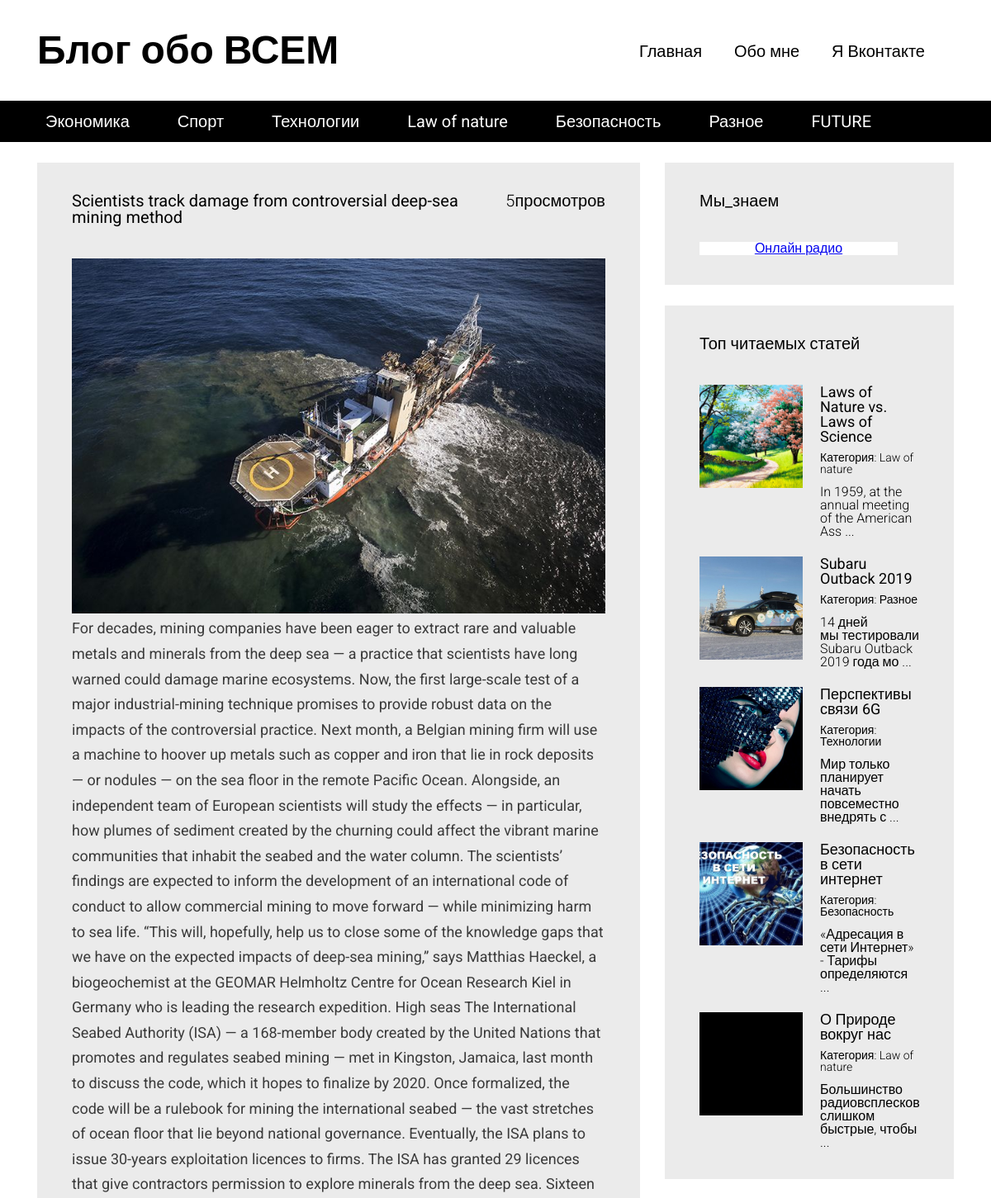
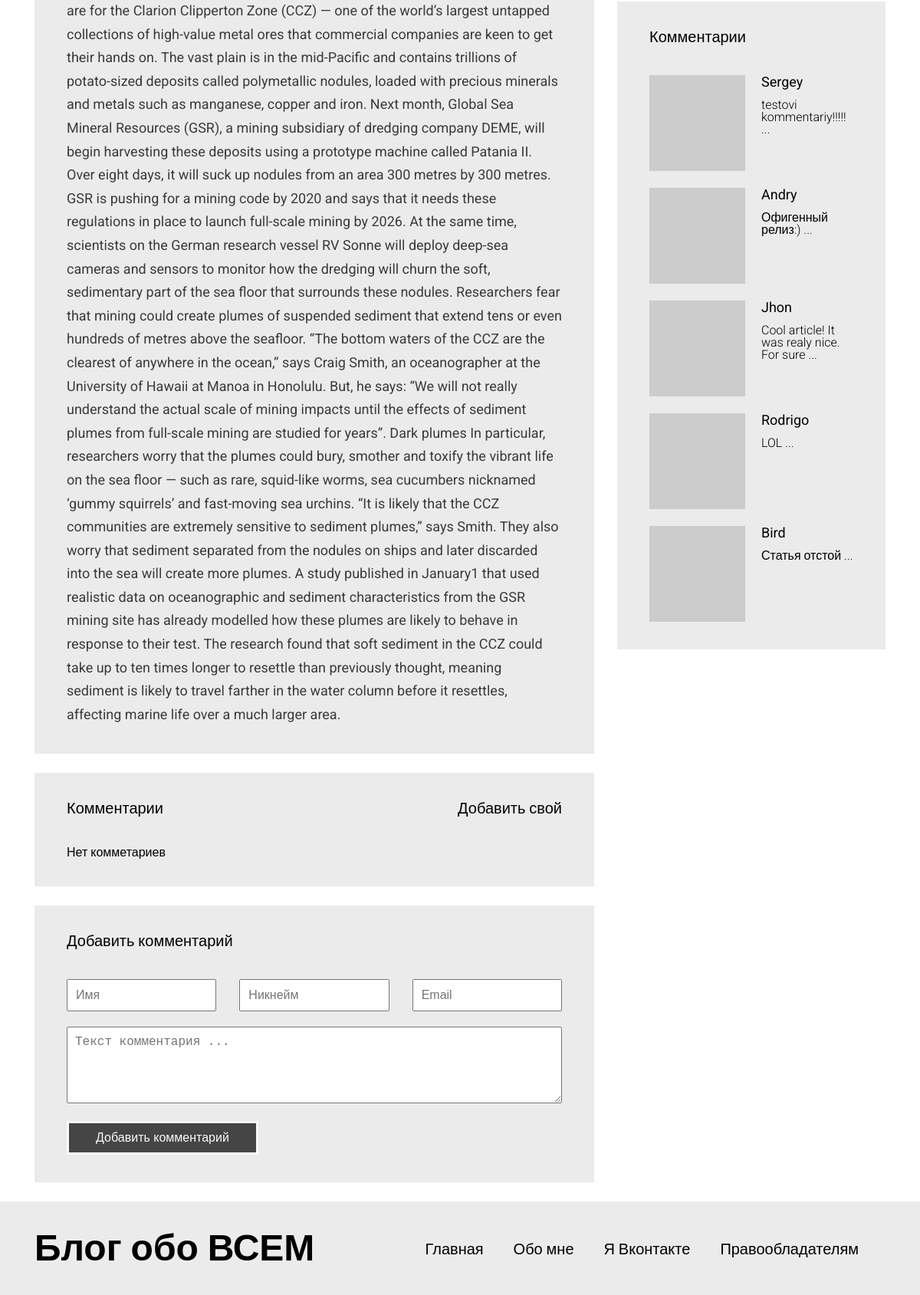
/article.php?id=13, run on the app's committed database (2 pictures, top to bottom).
### tables this page shows
CREATE TABLE `articles_categories` (
  `id` int(11) NOT NULL,
  `title` varchar(100) NOT NULL
);

CREATE TABLE `articles` (
  `id` int(11) NOT NULL,
  `title` varchar(255) DEFAULT NULL,
  `image` varchar(40) NOT NULL,
  `text` text,
  `category_id` int(11) DEFAULT NULL,
  `pubdate` datetime NOT NULL DEFAULT CURRENT_TIMESTAMP,
  `views` int(11) NOT NULL DEFAULT '0'
);

CREATE TABLE `comments` (
  `id` int(11) NOT NULL,
  `author` varchar(100) NOT NULL,
  `nickname` varchar(100) NOT NULL,
  `email` varchar(255) NOT NULL,
  `text` text NOT NULL,
  `pubdate` datetime NOT NULL,
  `articles_id` int(11) NOT NULL
);

### includes/config.php (called while the page is built, shortened)
<?php
$config = array(
	'title' => 'Блог обо ВСЕМ',
	'vk_url' => 'http://vk.com',
	'db' => array(
		'server' => 'localhost',
		'username' => 'root',
		'password' => '',
		'name' => 'blog_db'
	)
);

### article.php (the view, shortened to what this page needs)
<?php
require "includes/config.php";
?>
<!DOCTYPE html>
<html lang="en">
<head>
  <link rel="stylesheet" type="text/css" href="/media/assets/bootstrap-grid-only/css/grid12.css">
  <link rel="stylesheet" type="text/css" href="/media/css/style.css">
</head>
<body>
  <div id="wrapper">
    <?php include "includes/header.php";
      $article = mysqli_query($connection, "SELECT * FROM `articles` WHERE `id` = " . (int) $_GET['id']);
        if (mysqli_num_rows($article) <= 0)
        {
          ?>
            <div id="content">
              <div class="container">
                <div class="row">
                  <section class="content__left col-md-8">
                    <div class="block">
                      <h3>Страница не найдена</h3>
                      <div class="block__content">
                        <img src="/media/images/post-image.jpg" style="max-width: 100%">
                        <div class="full-text">
                               Запрвшиваемая вами статья не существует!
                        </div>
                      </div>
                    </div>
                  </section>
                  <section class="content__right col-md-4">
                    <?php include "includes/sidebar.php"; ?>
                  </section>
                </div>
              </div>
            </div>
          <?php
        } else
        {
          $art = mysqli_fetch_assoc($article);
          mysqli_query($connection, "UPDATE `articles` SET `views` = `views` + 1 WHERE `id` = " . (int) $_GET['id']);
        ?>
             <div id="content">
              <div class="container">
                <div class="row">
                  <section class="content__left col-md-8">
                    <div class="block">
                     <a> <?php echo $art['views']; ?>просмотров</a>
                      <h3><?php echo $art['title']; ?></h3>
                      <div class="block__content">
                        <img src="/static/images/<?php echo $art['image']; ?>" style="max-width: 100%";>
                        <div class="full-text"><?php echo $art['text']; ?></div>
                      </div>
                    </div>
                    <div class="block">
                      <a href="#comment-add-form">Добавить свой</a>
                      <h3>Комментарии</h3>
                      <div class="block__content">
                        <div class="articles articles__vertical">
                              <?php
                                 $comments = mysqli_query($connection, "SELECT * FROM `comments` WHERE  `articles_id` = " . (int) $art['id'] . " ORDER BY `id` DESC");
                                    if (mysqli_num_rows($comments) <= 0)
                                    {
                                      echo "Нет комметариев";
                                    }
                                       ?>
                        </div>
                      </div>
                   </div>
                    <div class="block" id="comment-add-form">
                      <h3>Добавить комментарий</h3>
                      <div class="block__content">
                      <form class="form" method="POST" action="article.php?id=<?php echo $art['id'];?>#comment-add-form">
                        <div class="form__group">
                          <div class="row">
                            <div class="col-md-4">
                              <input type="text" class="form__control" required="" name="name" placeholder="Имя">
                            </div>
                            <div class="col-md-4">
                              <input type="text" class="form__control" required="" name="nickname" placeholder="Никнейм">
                            </div>
                            <div class="col-md-4">
                              <input type="text" class="form__control" required="" name="email" placeholder="Email">
                            </div>
                          </div>
                        </div>
                        <div class="form__group">
                          <textarea name="text" required="" class="form__control" placeholder="Текст комментария ..."></textarea>
                        </div>
                        <div class="form__group">
                          <input type="submit" class="form__control" name="do_post" value="Добавить комментарий">
                        </div>
                      </form>
                      </div>
                    </div>
                </section>
                  <section class="content__right col-md-4">
                    <?php include "includes/sidebar.php"; ?>
                  </section>
                </div>
              </div>
            </div>
        <?php
        }
    ?>
    <?php include 'includes/footer.php'; ?>
  </div>
</body>
</html>

### includes/header.php
<header id="header">
  <div class="header__top">
    <div class="container">
      <div class="header__top__logo">
        <h1><?php echo $config['title']; ?></h1>
      </div>
      <nav class="header__top__menu">
        <ul>
          <li><a href="/">Главная</a></li>
          <li><a href="/pages/about_me.php">Обо мне</a></li>
          <li><a href=" <?php echo $config['vk_url']; ?> " target="_blank">Я Вконтакте</a></li>
        </ul>
      </nav>
    </div>
  </div>
<?php
$categories_q = mysqli_query($connection, "SELECT * FROM `articles_categories`" );
$categories = array();
?>
<div class="header__bottom">
  <div class="container">
    <nav>
      <ul>
        <?php
          while ($cat = mysqli_fetch_assoc($categories_q))
          { ?>
           <li><a href="/articles.php?category=<?php echo $cat['id']; ?>"> <?php echo $cat['title']; ?> </a></li>
           <?php
            $categories[] = $cat;
          }
        ?>
      </ul>
    </nav>
  </div>
</div>
</header>

### includes/sidebar.php (shortened to what this page needs)
  <div class="block">
    <h3>Мы_знаем</h3>
    <div class="block__content">
    <div id="RO" style="text-align:center;width:240px;background:#fff;"><a href="http://fmradio-online.ru/" id="aRO">Онлайн радио</a></div>
    </div>
  </div>
<div class="block">
    <h3>Топ читаемых статей</h3>
    <div class="block__content">
      <div class="articles articles__vertical">
            <?php
               $articles = mysqli_query($connection, "SELECT * FROM `articles` ORDER BY `views` DESC LIMIT 5" );
                  while ($art = mysqli_fetch_assoc($articles))
                   {
                     ?>
                <article class="article">
                  <div class="article__image" style="background-image: url(/static/images/<?php echo $art['image']; ?>);">
                  </div>
                  <div class="article__info">
                    <a href="/article.php?id=<?php echo $art['id']; ?> "><?php echo $art['title']; ?></a>
                    <?php
                      $art_cat = false;
                      foreach ($categories as $cat) {
                        if ($cat['id'] == $art['category_id'])
                        {
                          $art_cat = $cat;
                          break;
                        }
                      }
                    ?>
                    <div class="article__info__meta">
                      <small>Категория: <a href="articles.php?category=<?php echo $art_cat['id']; ?>"><?php echo $art_cat['title']; ?></a></small>
                    </div>
                    <div class="article__info__preview"><?php echo mb_substr(strip_tags($art['text']), 0, 50, 'utf-8'). ' ...'; ?>
                    </div>
                  </div>
                </article>
            <?php
          }
        ?>
      </div>
    </div>
  </div>
  <div class="block">
    <h3>Комментарии</h3>
    <div class="block__content">
      <div class="articles articles__vertical">
            <?php
               $comments = mysqli_query($connection, "SELECT * FROM `comments` ORDER BY `id` DESC LIMIT 5" );
                  while ($comment = mysqli_fetch_assoc($comments))
                   {
                     ?>
                <article class="article">
                  <div class="article__image" style="background-image: url(https://www.gravatar.com/avatar/<?php md5($comment['email']); ?>?s=125);">
                  </div>
                  <div class="article__info">
                    <a href="/article.php?id=<?php echo $comment['articles_id']; ?> "><?php echo $comment['author']; ?></a>
                    <div class="article__info__preview"><?php echo mb_substr(strip_tags($comment['text']), 0, 50, 'utf-8'). ' ...'; ?>
                    </div>
                  </div>
                </article>
            <?php
          }
        ?>
      </div>
    </div>
 </div>

### media/css/style.css (style rules this page uses)
html, body, div, span, applet, object, iframe, h1, h2, h3, h4, h5, h6, p, blockquote, pre, a, abbr, acronym, address, big, cite, code, del, dfn, em, img, ins, kbd, q, s, samp, small, strike, strong, sub, sup, tt, var, b, u, i, center, dl, dt, dd, ol, ul, li, fieldset, form, label, legend, table, caption, tbody, tfoot, thead, tr, th, td, article, aside, canvas, details, embed, figure, figcaption, footer, header, hgroup, menu, nav, output, ruby, section, summary, time, mark, audio, video { margin: 0; padding: 0; border: 0; font-size: 100%; font: inherit; vertical-align: baseline; }
article, aside, details, figcaption, figure, footer, header, hgroup, menu, nav, section { display: block; }
body { line-height: 1; }
ol, ul { list-style: none; }
h1 { font-size: 48px; font-weight: bold; }
h3 { font-size: 20px; font-weight: bold; }
body { font-family: 'Roboto', sans-serif; }
#header { margin-bottom: 25px; }
#header .header__top { padding: 37px 0; }
#header .header__top .header__top__logo { float: left; }
#header .header__top .header__top__menu { padding-top: 15px; text-align: right; }
#header .header__top .header__top__menu ul > li { display: inline-block; margin-right: 35px; }
#header .header__top .header__top__menu ul > li > a { font-size: 20px; text-decoration: none; color: black; }
#header .header__bottom { height: 50px; background-color: black; line-height: 50px; }
#header .header__bottom nav ul > li { display: inline-block; margin-right: 34px; }
#header .header__bottom nav ul > li > a { color: white; font-size: 20px; text-decoration: none; padding: 3px 10px; }
.block { background-color: #ebebeb; padding: 36px 42px; margin-bottom: 25px; }
.block > h3 { font-weight: normal; }
.block > a { float: right; font-size: 20px; color: black; text-decoration: none; font-weight: 300; }
.block .block__content { padding-top: 40px; }
.articles.articles__vertical .article { margin-bottom: 22px; }
.articles .article:last-child { margin-bottom: 0; }
.articles .article:after { visibility: hidden; display: block; font-size: 0; content: " "; clear: both; height: 0; }
.articles .article .article__image { width: 125px; height: 125px; overflow: hidden; background-color: black; float: left; background-repeat: no-repeat; background-size: cover; background-position: center center; }
.articles .article .article__info { margin-left: 125px; padding-left: 21px; }
.articles .article .article__info > a { color: black; font-size: 18px; font-weight: normal; text-decoration: none; }
.articles .article .article__info > .article__info__meta { font-size: 14px; font-weight: 300; margin-top: 9px; margin-bottom: 13px; }
.articles .article .article__info > .article__info__meta a { color: black; text-decoration: none; }
.articles .article .article__info > .article__info__preview { font-size: 16px; font-weight: 300; }
.full-text { font-size: 18px; color: #3a3a3a; line-height: 1.7em; }
.form .form__group { margin-bottom: 20px; }
.form .form__group:last-child { margin-bottom: 0; }
.form .form__control { width: 100%; padding: 10px; font-size: 16px; outline: none; }
.form textarea.form__control { min-height: 100px; }
.form input[type="submit"].form__control { background-color: black; color: white; border: 3px solid white; width: 250px; opacity: 0.7; }

### data on the page
articles_categories: title "Экономика"
articles_categories: title "Спорт"
articles_categories: title "Технологии"
articles_categories: title "Law of nature"
articles_categories: title "Безопасность"
articles_categories: title "Разное"
articles_categories: title "FUTURE"
articles: views "5", title "Scientists track damage from controversial deep-sea mining method", image (picture), text "For decades, mining companies have been eager to extract rare and valuable metals and minerals from the deep sea — a practice that scientists have long warned could damage marine ecosystems. Now, the first large-scale test of a major industrial-mining technique promises to provide robust data on the impacts of the controversial practice. Next month, a Belgian mining firm will use a machine to hoover up metals such as copper and iron that lie in rock deposits — or nodules — on the sea floor in the remote Pacific Ocean. Alongside, an independent team of European scientists will study the effects — in particular, how plumes of sediment created by the churning could affect the vibrant marine…"
articles: image (picture), title "Laws of Nature vs. Laws of Science", text "In 1959, at the annual meeting of the American Ass"
articles: image (picture), title "Subaru Outback 2019", text "14 дней мы тестировали Subaru Outback 2019 года мо"
articles: image (picture), title "Перспективы связи 6G", text "Мир только планирует начать повсеместно внедрять с"
articles: image (picture), title "Безопасность в сети интернет", text "«Адресация в сети Интернет» - Тарифы определяются"
articles: title "О Природе вокруг нас", text "Большинство радиовсплесков слишком быстрые, чтобы"
comments: author "Sergey", text "testovi kommentariy!!!!!"
comments: author "Andry", text "Офигенный релиз:)"
comments: author "Jhon", text "Cool article! It was realy nice. For sure"
comments: author "Rodrigo", text "LOL"
comments: author "Bird", text "Статья отстой"

### other printed values
$config['title'] "Блог обо ВСЕМ"
